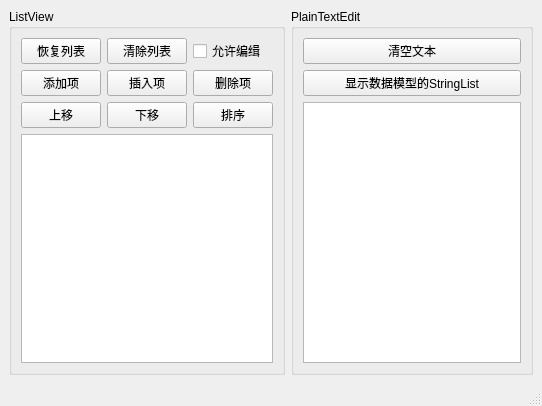
<?xml version="1.0" encoding="UTF-8"?>
<ui version="4.0">
 <class>MainWindow</class>
 <widget class="QMainWindow" name="MainWindow">
  <property name="geometry">
   <rect>
    <x>0</x>
    <y>0</y>
    <width>542</width>
    <height>406</height>
   </rect>
  </property>
  <property name="windowTitle">
   <string>QStringListModel和QListView</string>
  </property>
  <widget class="QWidget" name="centralwidget">
   <layout class="QHBoxLayout" name="horizontalLayout_4">
    <item>
     <widget class="QGroupBox" name="groupBox">
      <property name="title">
       <string>ListView</string>
      </property>
      <layout class="QVBoxLayout" name="verticalLayout_2">
       <item>
        <layout class="QHBoxLayout" name="horizontalLayout">
         <item>
          <widget class="QPushButton" name="pushButton_ListRestore">
           <property name="text">
            <string>恢复列表</string>
           </property>
          </widget>
         </item>
         <item>
          <widget class="QPushButton" name="pushButton_ListClear">
           <property name="text">
            <string>清除列表</string>
           </property>
          </widget>
         </item>
         <item>
          <widget class="QCheckBox" name="checkBox_Editable">
           <property name="text">
            <string>允许编缉</string>
           </property>
          </widget>
         </item>
        </layout>
       </item>
       <item>
        <layout class="QHBoxLayout" name="horizontalLayout_2">
         <item>
          <widget class="QPushButton" name="pushButton_ListAddItem">
           <property name="text">
            <string>添加项</string>
           </property>
          </widget>
         </item>
         <item>
          <widget class="QPushButton" name="pushButton_ListInsertItem">
           <property name="text">
            <string>插入项</string>
           </property>
          </widget>
         </item>
         <item>
          <widget class="QPushButton" name="pushButton_ListDelItem">
           <property name="text">
            <string>删除项</string>
           </property>
          </widget>
         </item>
        </layout>
       </item>
       <item>
        <layout class="QHBoxLayout" name="horizontalLayout_3">
         <item>
          <widget class="QPushButton" name="pushButton_ListMoveUp">
           <property name="text">
            <string>上移</string>
           </property>
          </widget>
         </item>
         <item>
          <widget class="QPushButton" name="pushButton_ListMoveDown">
           <property name="text">
            <string>下移</string>
           </property>
          </widget>
         </item>
         <item>
          <widget class="QPushButton" name="pushButton_ListSort">
           <property name="text">
            <string>排序</string>
           </property>
           <property name="checkable">
            <bool>true</bool>
           </property>
          </widget>
         </item>
        </layout>
       </item>
       <item>
        <widget class="QListView" name="listView"/>
       </item>
      </layout>
     </widget>
    </item>
    <item>
     <widget class="QGroupBox" name="groupBox_2">
      <property name="title">
       <string>PlainTextEdit</string>
      </property>
      <layout class="QVBoxLayout" name="verticalLayout">
       <item>
        <widget class="QPushButton" name="pushButton_TextClear">
         <property name="text">
          <string>清空文本</string>
         </property>
        </widget>
       </item>
       <item>
        <widget class="QPushButton" name="pushButton_TextShowStringList">
         <property name="text">
          <string>显示数据模型的StringList</string>
         </property>
        </widget>
       </item>
       <item>
        <widget class="QPlainTextEdit" name="plainTextEdit"/>
       </item>
      </layout>
     </widget>
    </item>
   </layout>
  </widget>
  <widget class="QMenuBar" name="menubar">
   <property name="geometry">
    <rect>
     <x>0</x>
     <y>0</y>
     <width>542</width>
     <height>21</height>
    </rect>
   </property>
  </widget>
  <widget class="QStatusBar" name="statusbar"/>
 </widget>
 <resources/>
 <connections/>
</ui>
